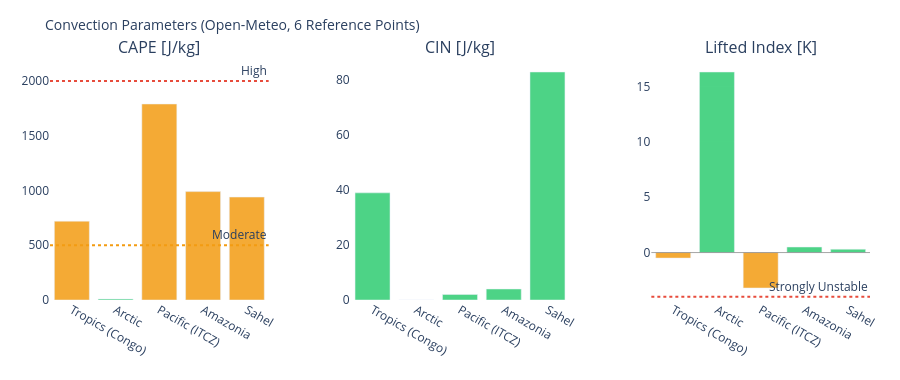

The notebook cell this image was saved under:
### Markdown cell above
---
## 3. Visualizations

### Code cell
# ============================================================
# CAPE / CIN / LIFTED INDEX – Convection potential
# ============================================================

if not df_atm.empty:
    fig = make_subplots(
        rows=1, cols=3,
        subplot_titles=['CAPE [J/kg]', 'CIN [J/kg]', 'Lifted Index [K]'],
        horizontal_spacing=0.1
    )
    pts = df_atm['point'].tolist()
    pt_colors = ['#E85D24','#185FA5','#888780','#378ADD','#639922','#F2A623']

    # CAPE – höher = mehr Gewitterpotential
    cape_vals = df_atm['cape'].fillna(0).tolist()
    cape_colors = ['#e74c3c' if v > 2000 else '#f39c12' if v > 500 else '#2ecc71'
                   for v in cape_vals]
    fig.add_trace(go.Bar(x=pts, y=cape_vals, marker_color=cape_colors,
                         opacity=0.85, showlegend=False), row=1, col=1)
    fig.add_hline(y=2000, line_dash='dot', line_color='#e74c3c',
                  annotation_text='High', row=1, col=1)
    fig.add_hline(y=500,  line_dash='dot', line_color='#f39c12',
                  annotation_text='Moderate', row=1, col=1)

    # CIN – negativer = stärker gedeckelt (weniger Auslöse)
    cin_vals = df_atm['cin'].fillna(0).tolist()
    cin_colors = ['#e74c3c' if v < -200 else '#f39c12' if v < -50 else '#2ecc71'
                  for v in cin_vals]
    fig.add_trace(go.Bar(x=pts, y=cin_vals, marker_color=cin_colors,
                         opacity=0.85, showlegend=False), row=1, col=2)

    # Lifted Index – negativ = instabil
    li_vals = df_atm['li'].fillna(0).tolist()
    li_colors = ['#e74c3c' if v < -4 else '#f39c12' if v < 0 else '#2ecc71'
                 for v in li_vals]
    fig.add_trace(go.Bar(x=pts, y=li_vals, marker_color=li_colors,
                         opacity=0.85, showlegend=False), row=1, col=3)
    fig.add_hline(y=0, line_color='gray', line_width=0.7, row=1, col=3)
    fig.add_hline(y=-4, line_dash='dot', line_color='#e74c3c',
                  annotation_text='Strongly Unstable', row=1, col=3)

    fig.update_layout(
        title=dict(text='Convection Parameters (Open-Meteo, 6 Reference Points)', font=dict(size=14)),
        height=380, plot_bgcolor='rgba(0,0,0,0)', paper_bgcolor='rgba(0,0,0,0)',
        margin=dict(l=50, r=30, t=60, b=80)
    )
    fig.update_xaxes(tickangle=30)
    fig.show()

### Figure 1 — Plotly figure (JSON) as saved in the notebook; plotly's stock layout.template omitted (floating-point values rounded to 4 significant figures)
{"data": [{"marker": {"color": ["#f39c12", "#2ecc71", "#f39c12", "#f39c12", "#f39c12"]}, "opacity": 0.85, "showlegend": false, "type": "bar", "x": ["Tropics (Congo)", "Arctic", "Pacific (ITCZ)", "Amazonia", "Sahel"], "xaxis": "x", "y": [720.0, 10.0, 1790.0, 990.0, 940.0], "yaxis": "y"}, {"marker": {"color": ["#2ecc71", "#2ecc71", "#2ecc71", "#2ecc71", "#2ecc71"]}, "opacity": 0.85, "showlegend": false, "type": "bar", "x": ["Tropics (Congo)", "Arctic", "Pacific (ITCZ)", "Amazonia", "Sahel"], "xaxis": "x2", "y": [39.0, 0.0, 2.0, 4.0, 83.0], "yaxis": "y2"}, {"marker": {"color": ["#f39c12", "#2ecc71", "#f39c12", "#2ecc71", "#2ecc71"]}, "opacity": 0.85, "showlegend": false, "type": "bar", "x": ["Tropics (Congo)", "Arctic", "Pacific (ITCZ)", "Amazonia", "Sahel"], "xaxis": "x3", "y": [-0.5, 16.3, -3.2, 0.5, 0.3], "yaxis": "y3"}], "layout": {"annotations": [{"font": {"size": 16}, "showarrow": false, "text": "CAPE [J/kg]", "x": 0.1333, "xanchor": "center", "xref": "paper", "y": 1.0, "yanchor": "bottom", "yref": "paper"}, {"font": {"size": 16}, "showarrow": false, "text": "CIN [J/kg]", "x": 0.5, "xanchor": "center", "xref": "paper", "y": 1.0, "yanchor": "bottom", "yref": "paper"}, {"font": {"size": 16}, "showarrow": false, "text": "Lifted Index [K]", "x": 0.8667, "xanchor": "center", "xref": "paper", "y": 1.0, "yanchor": "bottom", "yref": "paper"}, {"showarrow": false, "text": "High", "x": 1, "xanchor": "right", "xref": "x domain", "y": 2000, "yanchor": "bottom", "yref": "y"}, {"showarrow": false, "text": "Moderate", "x": 1, "xanchor": "right", "xref": "x domain", "y": 500, "yanchor": "bottom", "yref": "y"}, {"showarrow": false, "text": "Strongly Unstable", "x": 1, "xanchor": "right", "xref": "x3 domain", "y": -4, "yanchor": "bottom", "yref": "y3"}], "height": 380, "margin": {"b": 80, "l": 50, "r": 30, "t": 60}, "paper_bgcolor": "rgba(0,0,0,0)", "plot_bgcolor": "rgba(0,0,0,0)", "shapes": [{"line": {"color": "#e74c3c", "dash": "dot"}, "type": "line", "x0": 0, "x1": 1, "xref": "x domain", "y0": 2000, "y1": 2000, "yref": "y"}, {"line": {"color": "#f39c12", "dash": "dot"}, "type": "line", "x0": 0, "x1": 1, "xref": "x domain", "y0": 500, "y1": 500, "yref": "y"}, {"line": {"color": "gray", "width": 0.7}, "type": "line", "x0": 0, "x1": 1, "xref": "x3 domain", "y0": 0, "y1": 0, "yref": "y3"}, {"line": {"color": "#e74c3c", "dash": "dot"}, "type": "line", "x0": 0, "x1": 1, "xref": "x3 domain", "y0": -4, "y1": -4, "yref": "y3"}], "title": {"font": {"size": 14}, "text": "Convection Parameters (Open-Meteo, 6 Reference Points)"}, "xaxis": {"anchor": "y", "domain": [0.0, 0.2667], "tickangle": 30}, "xaxis2": {"anchor": "y2", "domain": [0.3667, 0.6333], "tickangle": 30}, "xaxis3": {"anchor": "y3", "domain": [0.7333, 1.0], "tickangle": 30}, "yaxis": {"anchor": "x", "domain": [0.0, 1.0]}, "yaxis2": {"anchor": "x2", "domain": [0.0, 1.0]}, "yaxis3": {"anchor": "x3", "domain": [0.0, 1.0]}}}
